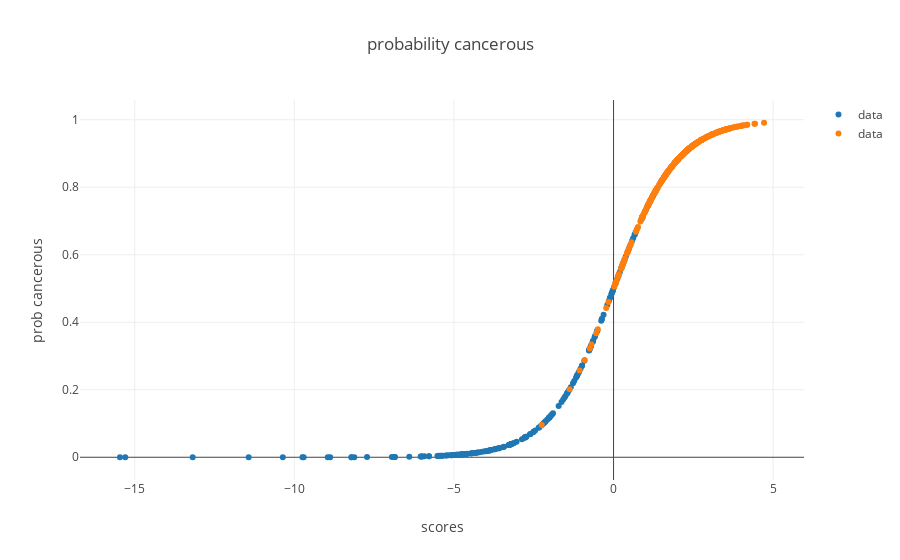

Source (notebook cell):
### Code cell
benign_sigmoid_trace = trace_values(df_benign['prediction_scores'], df_benign['prediction_probs'])
cancerous_sigmoid_trace = trace_values(df_cancerous['prediction_scores'], df_cancerous['prediction_probs'])
plot([benign_sigmoid_trace, cancerous_sigmoid_trace], layout = {'xaxis': {'title': 'scores'}, 'yaxis': {'title': 'prob cancerous'}, 'title': 'probability cancerous'})

### Figure 1 — Plotly figure (JSON) as saved in the notebook; plotly's stock layout.template omitted (floating-point values rounded to 4 significant figures; data arrays with more than 128 entries replaced by an {"elided": "..."} marker saying what was removed)
{"data": [{"mode": "markers", "name": "data", "text": [], "type": "scatter", "uid": "1ad10f7a-818c-4d77-99a2-a9f5001a498b", "x": {"elided": "212 float values"}, "y": {"elided": "212 float values"}}, {"mode": "markers", "name": "data", "text": [], "type": "scatter", "uid": "03641e87-3b09-488f-bd94-bf6ded79063a", "x": {"elided": "357 float values"}, "y": {"elided": "357 float values"}}], "layout": {"autosize": true, "title": {"text": "probability cancerous"}, "xaxis": {"autorange": true, "range": [-16.7, 5.953], "title": {"text": "scores"}, "type": "linear"}, "yaxis": {"autorange": true, "range": [-0.0726, 1.064], "title": {"text": "prob cancerous"}, "type": "linear"}}}
